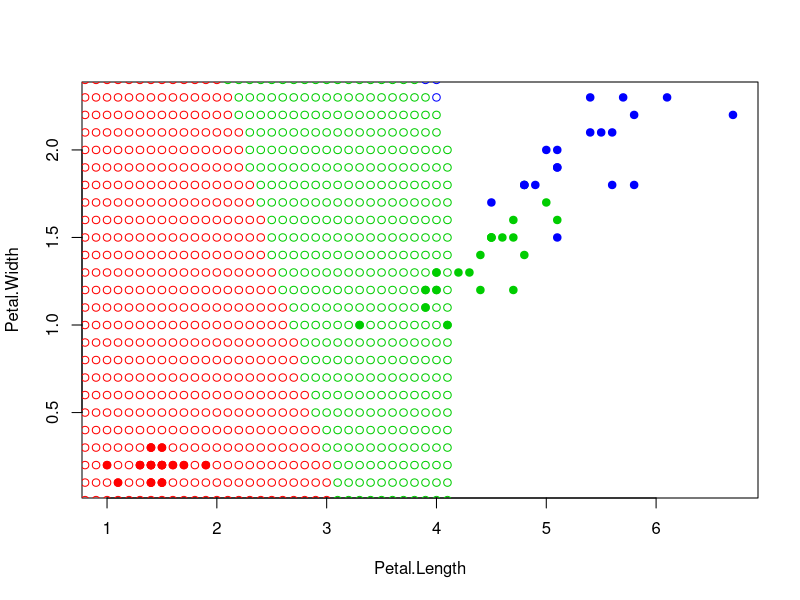

R code for this plot: (Note: a time limit stopped this script after it produced the figure.)
euclideanDistance <- function(u, v)
{
  sqrt(sum((u - v)^2))
}

sortObjectsByDist <- function(xl, z, metricFunction =
                                euclideanDistance)
{
  l <- dim(xl)[1]
  n <- dim(xl)[2] - 1
  
  distances <- matrix(NA, l, 2)
  for (i in 1:l)
  {
    distances[i, ] <- c(i, metricFunction(xl[i, 1:n], z))
  }
  
  orderedXl <- xl[order(distances[, 2]), ]
  return (orderedXl);
}

kNN <- function(xl, z, k)
{
  
  orderedXl <- sortObjectsByDist(xl, z)
  n <- dim(orderedXl)[2] - 1
  classes <- orderedXl[1:k, n + 1]
  counts <- table(classes)
  
  class <- names(which.max(counts))
  return (class)
}

colors <- c("setosa" = "red", "versicolor" = "green3",
            "virginica" = "blue")


iris30 = iris[sample(c(1:150), 60, replace=FALSE), 3:5]

plot(iris30[, 1:2], pch = 21, bg = colors[iris30$Species],
     col = colors[iris30$Species])

xl <- iris30[, 1:3]

points_array = c()
x1<-0
x2<-0
while (x1<7) { 
  
  while (x2<3) { 
    
    z <- c(x1,x2)
    class <- kNN(xl, z , k=4)
    points_array = c(points_array, c(z))
    points(z[1], z[2], pch = 1, col = colors[class])
    
    x2<-x2+0.1
  }
  x2<-0
  x1<-x1+0.1
}
